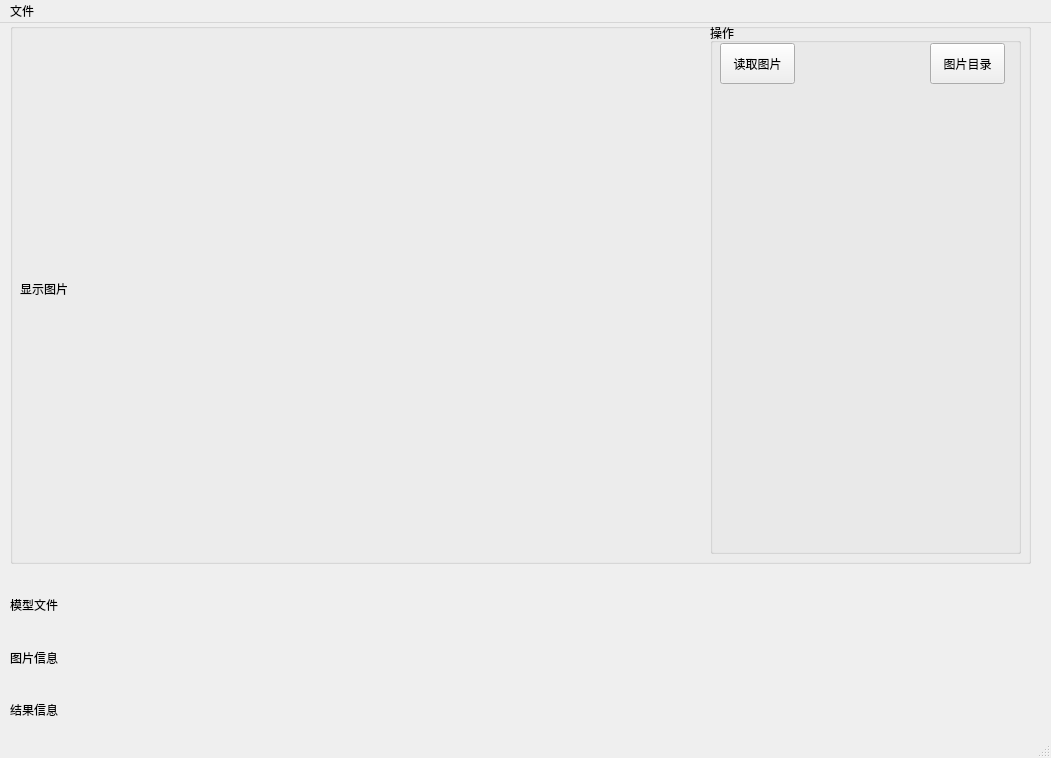
<?xml version="1.0" encoding="UTF-8"?>
<ui version="4.0">
 <class>MainWindow</class>
 <widget class="QMainWindow" name="MainWindow">
  <property name="geometry">
   <rect>
    <x>0</x>
    <y>0</y>
    <width>1051</width>
    <height>758</height>
   </rect>
  </property>
  <property name="windowTitle">
   <string>预测图像</string>
  </property>
  <widget class="QWidget" name="centralwidget">
   <widget class="QWidget" name="horizontalLayoutWidget">
    <property name="geometry">
     <rect>
      <x>10</x>
      <y>0</y>
      <width>1021</width>
      <height>541</height>
     </rect>
    </property>
    <layout class="QHBoxLayout" name="horizontalLayout_2">
     <item>
      <widget class="QGroupBox" name="groupBox">
       <property name="title">
        <string/>
       </property>
       <widget class="QLabel" name="lblShowImage">
        <property name="geometry">
         <rect>
          <x>10</x>
          <y>10</y>
          <width>672</width>
          <height>512</height>
         </rect>
        </property>
        <property name="text">
         <string>显示图片</string>
        </property>
       </widget>
       <widget class="QGroupBox" name="groupBox_2">
        <property name="geometry">
         <rect>
          <x>700</x>
          <y>0</y>
          <width>311</width>
          <height>531</height>
         </rect>
        </property>
        <property name="title">
         <string>操作</string>
        </property>
        <widget class="QPushButton" name="btnOpenImage">
         <property name="geometry">
          <rect>
           <x>10</x>
           <y>20</y>
           <width>75</width>
           <height>41</height>
          </rect>
         </property>
         <property name="text">
          <string>读取图片</string>
         </property>
        </widget>
        <widget class="QPushButton" name="btnOpenImageS">
         <property name="geometry">
          <rect>
           <x>220</x>
           <y>20</y>
           <width>75</width>
           <height>41</height>
          </rect>
         </property>
         <property name="text">
          <string>图片目录</string>
         </property>
        </widget>
       </widget>
      </widget>
     </item>
    </layout>
   </widget>
   <widget class="QWidget" name="layoutWidget">
    <property name="geometry">
     <rect>
      <x>0</x>
      <y>0</y>
      <width>2</width>
      <height>2</height>
     </rect>
    </property>
    <layout class="QHBoxLayout" name="horizontalLayout"/>
   </widget>
   <widget class="QWidget" name="verticalLayoutWidget">
    <property name="geometry">
     <rect>
      <x>10</x>
      <y>559</y>
      <width>1021</width>
      <height>151</height>
     </rect>
    </property>
    <layout class="QVBoxLayout" name="verticalLayout">
     <item>
      <widget class="QLabel" name="lbl4ModelName">
       <property name="text">
        <string>模型文件</string>
       </property>
      </widget>
     </item>
     <item>
      <widget class="QLabel" name="lbl4ImageName">
       <property name="text">
        <string>图片信息</string>
       </property>
      </widget>
     </item>
     <item>
      <widget class="QLabel" name="lbl4result">
       <property name="text">
        <string>结果信息</string>
       </property>
      </widget>
     </item>
    </layout>
   </widget>
  </widget>
  <widget class="QMenuBar" name="menubar">
   <property name="geometry">
    <rect>
     <x>0</x>
     <y>0</y>
     <width>1051</width>
     <height>23</height>
    </rect>
   </property>
   <widget class="QMenu" name="menuFile">
    <property name="title">
     <string>文件</string>
    </property>
    <addaction name="actionLoadModel"/>
    <addaction name="actionExit"/>
   </widget>
   <addaction name="menuFile"/>
  </widget>
  <widget class="QStatusBar" name="statusbar"/>
  <action name="actionLoadModel">
   <property name="text">
    <string>加载</string>
   </property>
  </action>
  <action name="actionExit">
   <property name="text">
    <string>退出</string>
   </property>
  </action>
 </widget>
 <resources/>
 <connections/>
</ui>
